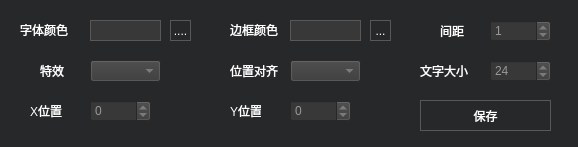
<?xml version="1.0" encoding="UTF-8"?>
<ui version="4.0">
 <class>title_part_setting</class>
 <widget class="QWidget" name="title_part_setting">
  <property name="geometry">
   <rect>
    <x>0</x>
    <y>0</y>
    <width>578</width>
    <height>147</height>
   </rect>
  </property>
  <property name="windowTitle">
   <string>标题行样式设置</string>
  </property>
  <property name="styleSheet">
   <string notr="true"> background-color: rgb(39, 40, 42);</string>
  </property>
  <widget class="QLineEdit" name="fontColorLineEdit">
   <property name="geometry">
    <rect>
     <x>90</x>
     <y>20</y>
     <width>71</width>
     <height>21</height>
    </rect>
   </property>
   <property name="styleSheet">
    <string notr="true">color: rgb(153, 153, 153);
background-color: rgb(56, 56, 56);
border: 1px solid;
border-color: rgb(88, 88, 88); </string>
   </property>
  </widget>
  <widget class="QToolButton" name="fontColorToolButton">
   <property name="geometry">
    <rect>
     <x>170</x>
     <y>20</y>
     <width>21</width>
     <height>21</height>
    </rect>
   </property>
   <property name="styleSheet">
    <string notr="true"> QToolButton {
	color: rgb(255, 255, 255);
	border: 1px solid;
    border-color: rgb(88, 88, 88); 
}
QToolButton:hover {
     border: 2px solid  rgb(19, 171, 234);
	 color: rgb(19, 171, 234);
}
QToolButton:pressed {
    background-color: rgb(19, 171, 234);
	color: rgb(255, 255, 255);
}
</string>
   </property>
   <property name="text">
    <string>....</string>
   </property>
  </widget>
  <widget class="QLabel" name="label_34">
   <property name="geometry">
    <rect>
     <x>420</x>
     <y>60</y>
     <width>61</width>
     <height>21</height>
    </rect>
   </property>
   <property name="styleSheet">
    <string notr="true">color: rgb(255, 255, 255);</string>
   </property>
   <property name="text">
    <string>文字大小</string>
   </property>
  </widget>
  <widget class="QSpinBox" name="fontSizeSpin">
   <property name="geometry">
    <rect>
     <x>490</x>
     <y>60</y>
     <width>61</width>
     <height>22</height>
    </rect>
   </property>
   <property name="styleSheet">
    <string notr="true">background-color: rgb(56, 56, 56);
color: rgb(153, 153, 153);</string>
   </property>
   <property name="minimum">
    <number>8</number>
   </property>
   <property name="maximum">
    <number>69</number>
   </property>
   <property name="value">
    <number>24</number>
   </property>
  </widget>
  <widget class="QComboBox" name="scrollCombo">
   <property name="geometry">
    <rect>
     <x>90</x>
     <y>60</y>
     <width>71</width>
     <height>22</height>
    </rect>
   </property>
   <property name="styleSheet">
    <string notr="true">background-color: rgb(56, 56, 56);
color: rgb(153, 153, 153);</string>
   </property>
  </widget>
  <widget class="QLabel" name="label_53">
   <property name="geometry">
    <rect>
     <x>40</x>
     <y>60</y>
     <width>31</width>
     <height>21</height>
    </rect>
   </property>
   <property name="styleSheet">
    <string notr="true">color: rgb(255, 255, 255);</string>
   </property>
   <property name="text">
    <string>特效</string>
   </property>
  </widget>
  <widget class="QSpinBox" name="titleYSpaceSpin">
   <property name="geometry">
    <rect>
     <x>490</x>
     <y>20</y>
     <width>61</width>
     <height>22</height>
    </rect>
   </property>
   <property name="styleSheet">
    <string notr="true">background-color: rgb(56, 56, 56);
color: rgb(153, 153, 153);</string>
   </property>
   <property name="minimum">
    <number>0</number>
   </property>
   <property name="maximum">
    <number>100</number>
   </property>
   <property name="value">
    <number>1</number>
   </property>
  </widget>
  <widget class="QLabel" name="label_65">
   <property name="geometry">
    <rect>
     <x>440</x>
     <y>20</y>
     <width>31</width>
     <height>21</height>
    </rect>
   </property>
   <property name="styleSheet">
    <string notr="true">color: rgb(255, 255, 255);</string>
   </property>
   <property name="text">
    <string>间距</string>
   </property>
  </widget>
  <widget class="QLabel" name="label_55">
   <property name="geometry">
    <rect>
     <x>230</x>
     <y>60</y>
     <width>51</width>
     <height>21</height>
    </rect>
   </property>
   <property name="styleSheet">
    <string notr="true">color: rgb(255, 255, 255);</string>
   </property>
   <property name="text">
    <string>位置对齐</string>
   </property>
  </widget>
  <widget class="QComboBox" name="alignCombo">
   <property name="geometry">
    <rect>
     <x>290</x>
     <y>60</y>
     <width>71</width>
     <height>22</height>
    </rect>
   </property>
   <property name="styleSheet">
    <string notr="true">background-color: rgb(56, 56, 56);
color: rgb(153, 153, 153);</string>
   </property>
  </widget>
  <widget class="QPushButton" name="pushButton">
   <property name="geometry">
    <rect>
     <x>420</x>
     <y>100</y>
     <width>131</width>
     <height>31</height>
    </rect>
   </property>
   <property name="styleSheet">
    <string notr="true"> QPushButton {
	color: rgb(255, 255, 255);
	border: 1px solid;
    border-color: rgb(88, 88, 88); 
}
QPushButton:hover {
     border: 2px solid  rgb(19, 171, 234);
	 color: rgb(19, 171, 234);
}
QPushButton:pressed {
    background-color: rgb(19, 171, 234);
	color: rgb(255, 255, 255);
}
</string>
   </property>
   <property name="text">
    <string>保存</string>
   </property>
  </widget>
  <widget class="QLineEdit" name="borderColorLineEdit">
   <property name="geometry">
    <rect>
     <x>290</x>
     <y>20</y>
     <width>71</width>
     <height>21</height>
    </rect>
   </property>
   <property name="styleSheet">
    <string notr="true">color: rgb(153, 153, 153);
background-color: rgb(56, 56, 56);
border: 1px solid;
border-color: rgb(88, 88, 88); </string>
   </property>
  </widget>
  <widget class="QToolButton" name="borderColorToolButton">
   <property name="geometry">
    <rect>
     <x>370</x>
     <y>20</y>
     <width>21</width>
     <height>21</height>
    </rect>
   </property>
   <property name="styleSheet">
    <string notr="true"> QToolButton {
	color: rgb(255, 255, 255);
	border: 1px solid;
    border-color: rgb(88, 88, 88); 
}
QToolButton:hover {
     border: 2px solid  rgb(19, 171, 234);
	 color: rgb(19, 171, 234);
}
QToolButton:pressed {
    background-color: rgb(19, 171, 234);
	color: rgb(255, 255, 255);
}
</string>
   </property>
   <property name="text">
    <string>...</string>
   </property>
  </widget>
  <widget class="QLabel" name="label_35">
   <property name="geometry">
    <rect>
     <x>30</x>
     <y>100</y>
     <width>61</width>
     <height>21</height>
    </rect>
   </property>
   <property name="styleSheet">
    <string notr="true">color: rgb(255, 255, 255);</string>
   </property>
   <property name="text">
    <string>X位置</string>
   </property>
  </widget>
  <widget class="QSpinBox" name="xSpin">
   <property name="geometry">
    <rect>
     <x>90</x>
     <y>100</y>
     <width>61</width>
     <height>22</height>
    </rect>
   </property>
   <property name="styleSheet">
    <string notr="true">background-color: rgb(56, 56, 56);
color: rgb(153, 153, 153);</string>
   </property>
   <property name="minimum">
    <number>-1000</number>
   </property>
   <property name="maximum">
    <number>1000</number>
   </property>
   <property name="value">
    <number>0</number>
   </property>
  </widget>
  <widget class="QLabel" name="label_36">
   <property name="geometry">
    <rect>
     <x>230</x>
     <y>100</y>
     <width>31</width>
     <height>21</height>
    </rect>
   </property>
   <property name="styleSheet">
    <string notr="true">color: rgb(255, 255, 255);</string>
   </property>
   <property name="text">
    <string>Y位置</string>
   </property>
  </widget>
  <widget class="QSpinBox" name="ySpin">
   <property name="geometry">
    <rect>
     <x>290</x>
     <y>100</y>
     <width>61</width>
     <height>22</height>
    </rect>
   </property>
   <property name="styleSheet">
    <string notr="true">background-color: rgb(56, 56, 56);
color: rgb(153, 153, 153);</string>
   </property>
   <property name="minimum">
    <number>-1000</number>
   </property>
   <property name="maximum">
    <number>1000</number>
   </property>
   <property name="value">
    <number>0</number>
   </property>
  </widget>
  <widget class="QLabel" name="label">
   <property name="geometry">
    <rect>
     <x>20</x>
     <y>20</y>
     <width>51</width>
     <height>20</height>
    </rect>
   </property>
   <property name="styleSheet">
    <string notr="true">color: rgb(255, 255, 255);</string>
   </property>
   <property name="text">
    <string>字体颜色</string>
   </property>
  </widget>
  <widget class="QLabel" name="label_2">
   <property name="geometry">
    <rect>
     <x>230</x>
     <y>20</y>
     <width>51</width>
     <height>20</height>
    </rect>
   </property>
   <property name="styleSheet">
    <string notr="true">color: rgb(255, 255, 255);</string>
   </property>
   <property name="text">
    <string>边框颜色</string>
   </property>
  </widget>
 </widget>
 <resources/>
 <connections/>
</ui>
